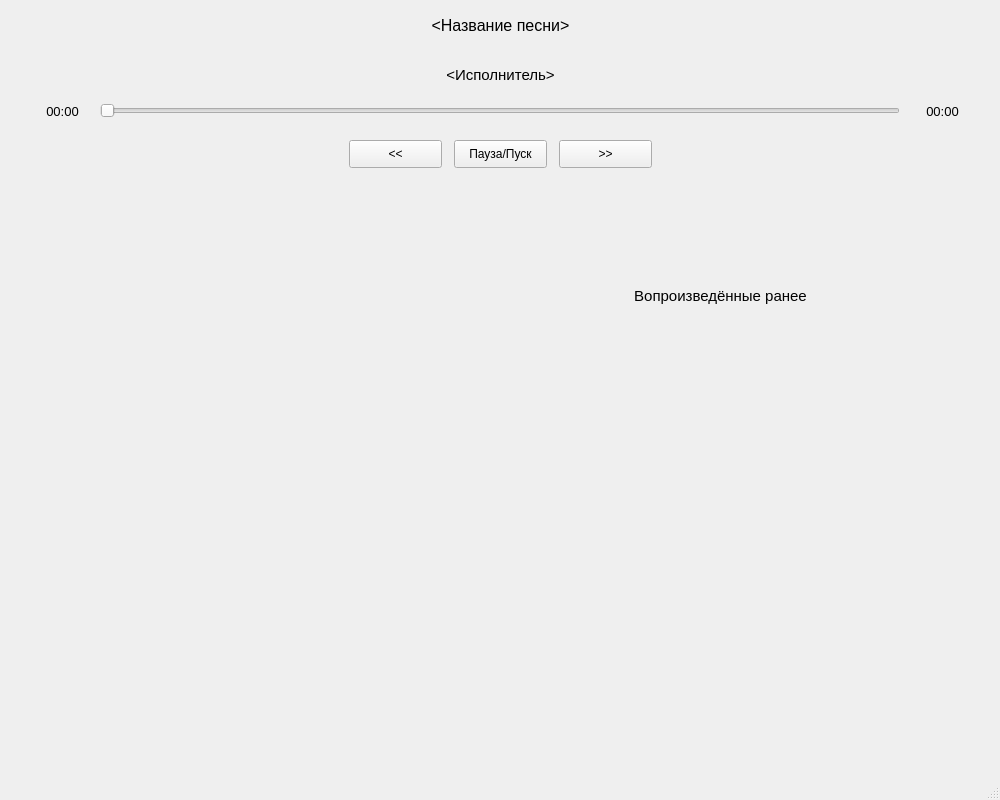
<?xml version="1.0" encoding="UTF-8"?>
<ui version="4.0">
 <class>MainWindow</class>
 <widget class="QMainWindow" name="MainWindow">
  <property name="geometry">
   <rect>
    <x>0</x>
    <y>0</y>
    <width>1000</width>
    <height>800</height>
   </rect>
  </property>
  <property name="windowTitle">
   <string>MainWindow</string>
  </property>
  <widget class="QWidget" name="centralwidget">
   <widget class="QSlider" name="timeView">
    <property name="geometry">
     <rect>
      <x>100</x>
      <y>100</y>
      <width>800</width>
      <height>21</height>
     </rect>
    </property>
    <property name="orientation">
     <enum>Qt::Horizontal</enum>
    </property>
   </widget>
   <widget class="QLabel" name="songTitle">
    <property name="geometry">
     <rect>
      <x>240</x>
      <y>10</y>
      <width>521</width>
      <height>31</height>
     </rect>
    </property>
    <property name="font">
     <font>
      <pointsize>12</pointsize>
     </font>
    </property>
    <property name="text">
     <string>&lt;Название песни&gt;</string>
    </property>
    <property name="alignment">
     <set>Qt::AlignCenter</set>
    </property>
   </widget>
   <widget class="QLabel" name="artist">
    <property name="geometry">
     <rect>
      <x>240</x>
      <y>60</y>
      <width>521</width>
      <height>31</height>
     </rect>
    </property>
    <property name="font">
     <font>
      <pointsize>11</pointsize>
     </font>
    </property>
    <property name="text">
     <string>&lt;Исполнитель&gt;</string>
    </property>
    <property name="alignment">
     <set>Qt::AlignCenter</set>
    </property>
   </widget>
   <widget class="QLabel" name="presentTime">
    <property name="geometry">
     <rect>
      <x>35</x>
      <y>100</y>
      <width>55</width>
      <height>22</height>
     </rect>
    </property>
    <property name="font">
     <font>
      <pointsize>10</pointsize>
     </font>
    </property>
    <property name="text">
     <string>00:00</string>
    </property>
    <property name="alignment">
     <set>Qt::AlignCenter</set>
    </property>
   </widget>
   <widget class="QLabel" name="songLength">
    <property name="geometry">
     <rect>
      <x>915</x>
      <y>100</y>
      <width>55</width>
      <height>22</height>
     </rect>
    </property>
    <property name="font">
     <font>
      <pointsize>10</pointsize>
     </font>
    </property>
    <property name="text">
     <string>00:00</string>
    </property>
    <property name="alignment">
     <set>Qt::AlignCenter</set>
    </property>
   </widget>
   <widget class="QPushButton" name="pushButton">
    <property name="geometry">
     <rect>
      <x>454</x>
      <y>140</y>
      <width>93</width>
      <height>28</height>
     </rect>
    </property>
    <property name="text">
     <string>Пауза/Пуск</string>
    </property>
   </widget>
   <widget class="QPushButton" name="pushButton_2">
    <property name="geometry">
     <rect>
      <x>349</x>
      <y>140</y>
      <width>93</width>
      <height>28</height>
     </rect>
    </property>
    <property name="text">
     <string>&lt;&lt;</string>
    </property>
   </widget>
   <widget class="QPushButton" name="pushButton_3">
    <property name="geometry">
     <rect>
      <x>559</x>
      <y>140</y>
      <width>93</width>
      <height>28</height>
     </rect>
    </property>
    <property name="text">
     <string>&gt;&gt;</string>
    </property>
   </widget>
   <widget class="QLabel" name="label">
    <property name="geometry">
     <rect>
      <x>480</x>
      <y>260</y>
      <width>481</width>
      <height>71</height>
     </rect>
    </property>
    <property name="font">
     <font>
      <pointsize>11</pointsize>
     </font>
    </property>
    <property name="text">
     <string>Вопроизведённые ранее</string>
    </property>
    <property name="alignment">
     <set>Qt::AlignCenter</set>
    </property>
   </widget>
  </widget>
  <widget class="QMenuBar" name="menubar">
   <property name="geometry">
    <rect>
     <x>0</x>
     <y>0</y>
     <width>1000</width>
     <height>26</height>
    </rect>
   </property>
  </widget>
  <widget class="QStatusBar" name="statusbar"/>
 </widget>
 <resources/>
 <connections/>
</ui>
